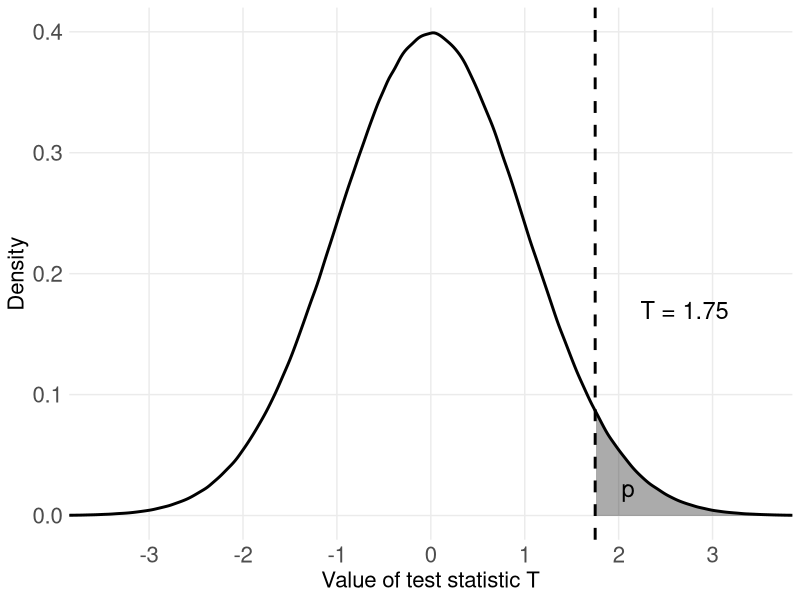

Write the R code that produced this figure. (Note: this script raises an error after producing the figure.)
rm(list = ls())
graphics.off()

# Load necessary library
library(dplyr)
library(ggplot2)

# Set the seed for reproducibility
set.seed(123)

# Generate data from a normal distribution
data <- rnorm(10000000, mean = 0, sd = 1)

# Create a data frame
df <- density(data)
df <- data.frame(x = df$x, y = df$y)
df_filtered <- df[df$x >= 1.75, ] %>% data.frame

# Create a density plot using ggplot
ggplot(df, aes(x = x, y = y)) + 
  geom_line(size = 1) + 
  geom_vline(xintercept = 1.75, color = "black", linetype = 2, size = 1) + 
  labs(x = "Value of test statistic T", 
       y = "Density") + 
  geom_text(data = data.frame(x = 2.7, y = 0.17, label = "T = 1.75"), 
            aes(x = x, y = y, label = label), 
            color = "black", size = 6) + 
  theme_minimal() + 
  theme(axis.text = element_text(size = 16), 
        axis.title = element_text(size = 16)) + 
  geom_ribbon(data = df_filtered, aes(ymax = y), ymin = 0, fill = "black", alpha = 0.33) + 
  geom_text(data = data.frame(x = 2.1, y = 0.0225, label = "p"), 
            aes(x = x, y = y, label = label), 
            color = "black", size = 6) + 
  scale_x_continuous(breaks = c(-3, -2, -1, 0, 1, 2, 3), minor_breaks = FALSE) + 
  scale_y_continuous(minor_breaks = FALSE) + 
  coord_cartesian(xlim = c(-3.5, 3.5), ylim = c(0, 0.4))

ggsave("../../images/fig--test-stat-normal-dist.png", width = 13, height = 8, units = "cm")
